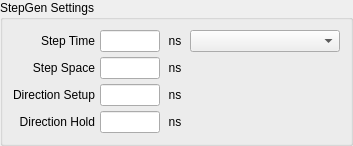
             <widget class="QGroupBox" name="groupBox_4">
              <property name="styleSheet">
               <string notr="true"/>
              </property>
              <property name="title">
               <string>StepGen Settings</string>
              </property>
              <layout class="QGridLayout" name="gridLayout_7">
               <property name="leftMargin">
                <number>10</number>
               </property>
               <property name="topMargin">
                <number>10</number>
               </property>
               <property name="rightMargin">
                <number>10</number>
               </property>
               <property name="bottomMargin">
                <number>10</number>
               </property>
               <property name="spacing">
                <number>5</number>
               </property>
               <item row="0" column="0">
                <widget class="QLabel" name="label_44">
                 <property name="text">
                  <string>Step Time</string>
                 </property>
                 <property name="alignment">
                  <set>Qt::AlignRight|Qt::AlignTrailing|Qt::AlignVCenter</set>
                 </property>
                </widget>
               </item>
               <item row="0" column="2">
                <widget class="QLabel" name="label_110">
                 <property name="minimumSize">
                  <size>
                   <width>20</width>
                   <height>0</height>
                  </size>
                 </property>
                 <property name="maximumSize">
                  <size>
                   <width>20</width>
                   <height>16777215</height>
                  </size>
                 </property>
                 <property name="text">
                  <string>ns</string>
                 </property>
                 <property name="alignment">
                  <set>Qt::AlignCenter</set>
                 </property>
                </widget>
               </item>
               <item row="1" column="0">
                <widget class="QLabel" name="label_47">
                 <property name="text">
                  <string>Step Space</string>
                 </property>
                 <property name="alignment">
                  <set>Qt::AlignRight|Qt::AlignTrailing|Qt::AlignVCenter</set>
                 </property>
                </widget>
               </item>
               <item row="1" column="2">
                <widget class="QLabel" name="label_102">
                 <property name="minimumSize">
                  <size>
                   <width>20</width>
                   <height>0</height>
                  </size>
                 </property>
                 <property name="maximumSize">
                  <size>
                   <width>20</width>
                   <height>16777215</height>
                  </size>
                 </property>
                 <property name="text">
                  <string>ns</string>
                 </property>
                 <property name="alignment">
                  <set>Qt::AlignCenter</set>
                 </property>
                </widget>
               </item>
               <item row="2" column="0">
                <widget class="QLabel" name="label_48">
                 <property name="text">
                  <string>Direction Setup</string>
                 </property>
                 <property name="alignment">
                  <set>Qt::AlignRight|Qt::AlignTrailing|Qt::AlignVCenter</set>
                 </property>
                </widget>
               </item>
               <item row="2" column="2">
                <widget class="QLabel" name="label_108">
                 <property name="minimumSize">
                  <size>
                   <width>20</width>
                   <height>0</height>
                  </size>
                 </property>
                 <property name="maximumSize">
                  <size>
                   <width>20</width>
                   <height>16777215</height>
                  </size>
                 </property>
                 <property name="text">
                  <string>ns</string>
                 </property>
                 <property name="alignment">
                  <set>Qt::AlignCenter</set>
                 </property>
                </widget>
               </item>
               <item row="3" column="0">
                <widget class="QLabel" name="label_49">
                 <property name="text">
                  <string>Direction Hold</string>
                 </property>
                 <property name="alignment">
                  <set>Qt::AlignRight|Qt::AlignTrailing|Qt::AlignVCenter</set>
                 </property>
                </widget>
               </item>
               <item row="3" column="2">
                <widget class="QLabel" name="label_109">
                 <property name="minimumSize">
                  <size>
                   <width>20</width>
                   <height>0</height>
                  </size>
                 </property>
                 <property name="maximumSize">
                  <size>
                   <width>20</width>
                   <height>16777215</height>
                  </size>
                 </property>
                 <property name="text">
                  <string>ns</string>
                 </property>
                 <property name="alignment">
                  <set>Qt::AlignCenter</set>
                 </property>
                </widget>
               </item>
               <item row="0" column="3">
                <widget class="QComboBox" name="driveCB_0">
                 <property name="sizePolicy">
                  <sizepolicy hsizetype="Preferred" vsizetype="Fixed">
                   <horstretch>0</horstretch>
                   <verstretch>0</verstretch>
                  </sizepolicy>
                 </property>
                 <property name="minimumSize">
                  <size>
                   <width>150</width>
                   <height>0</height>
                  </size>
                 </property>
                </widget>
               </item>
               <item row="2" column="1">
                <widget class="QLineEdit" name="dirSetup_0">
                 <property name="sizePolicy">
                  <sizepolicy hsizetype="Minimum" vsizetype="Fixed">
                   <horstretch>0</horstretch>
                   <verstretch>0</verstretch>
                  </sizepolicy>
                 </property>
                 <property name="minimumSize">
                  <size>
                   <width>0</width>
                   <height>0</height>
                  </size>
                 </property>
                 <property name="maximumSize">
                  <size>
                   <width>60</width>
                   <height>16777215</height>
                  </size>
                 </property>
                 <property name="text">
                  <string/>
                 </property>
                 <property name="alignment">
                  <set>Qt::AlignRight|Qt::AlignTrailing|Qt::AlignVCenter</set>
                 </property>
                </widget>
               </item>
               <item row="3" column="1">
                <widget class="QLineEdit" name="dirHold_0">
                 <property name="sizePolicy">
                  <sizepolicy hsizetype="Minimum" vsizetype="Fixed">
                   <horstretch>0</horstretch>
                   <verstretch>0</verstretch>
                  </sizepolicy>
                 </property>
                 <property name="minimumSize">
                  <size>
                   <width>0</width>
                   <height>0</height>
                  </size>
                 </property>
                 <property name="maximumSize">
                  <size>
                   <width>60</width>
                   <height>16777215</height>
                  </size>
                 </property>
                 <property name="text">
                  <string/>
                 </property>
                 <property name="alignment">
                  <set>Qt::AlignRight|Qt::AlignTrailing|Qt::AlignVCenter</set>
                 </property>
                </widget>
               </item>
               <item row="1" column="1">
                <widget class="QLineEdit" name="stepSpace_0">
                 <property name="sizePolicy">
                  <sizepolicy hsizetype="Minimum" vsizetype="Fixed">
                   <horstretch>0</horstretch>
                   <verstretch>0</verstretch>
                  </sizepolicy>
                 </property>
                 <property name="minimumSize">
                  <size>
                   <width>0</width>
                   <height>0</height>
                  </size>
                 </property>
                 <property name="maximumSize">
                  <size>
                   <width>60</width>
                   <height>16777215</height>
                  </size>
                 </property>
                 <property name="text">
                  <string/>
                 </property>
                 <property name="alignment">
                  <set>Qt::AlignRight|Qt::AlignTrailing|Qt::AlignVCenter</set>
                 </property>
                </widget>
               </item>
               <item row="0" column="1">
                <widget class="QLineEdit" name="stepTime_0">
                 <property name="sizePolicy">
                  <sizepolicy hsizetype="Minimum" vsizetype="Fixed">
                   <horstretch>0</horstretch>
                   <verstretch>0</verstretch>
                  </sizepolicy>
                 </property>
                 <property name="minimumSize">
                  <size>
                   <width>0</width>
                   <height>0</height>
                  </size>
                 </property>
                 <property name="maximumSize">
                  <size>
                   <width>60</width>
                   <height>16777215</height>
                  </size>
                 </property>
                 <property name="inputMask">
                  <string/>
                 </property>
                 <property name="text">
                  <string/>
                 </property>
                 <property name="alignment">
                  <set>Qt::AlignRight|Qt::AlignTrailing|Qt::AlignVCenter</set>
                 </property>
                </widget>
               </item>
              </layout>
             </widget>
